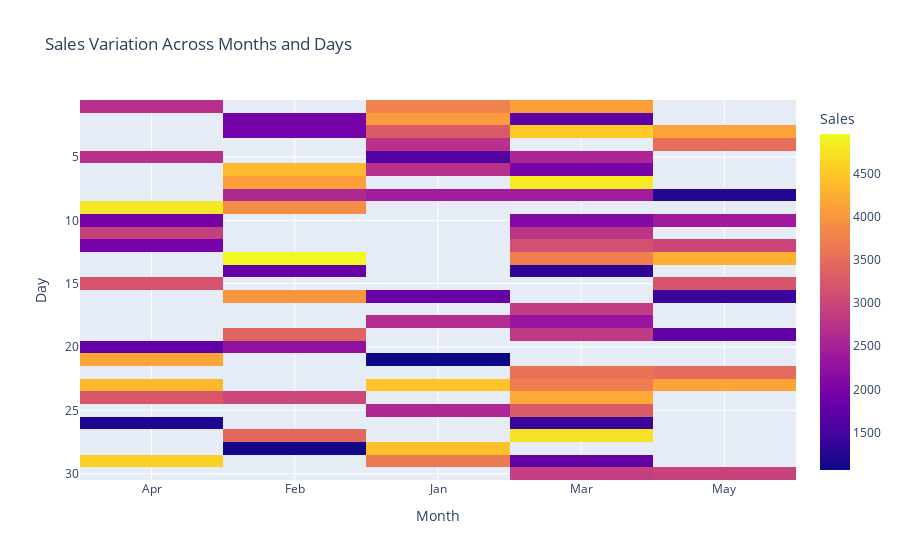

Here is the notebook cell this chart was saved with:
### Code cell
'''
Q3. Using the sales data, generate a heatmap to visualize the variation in sales across different months and
days.
np.random.seed(20)
data = {
    'Month': np.random.choice(['Jan', 'Feb', 'Mar', 'Apr', 'May'], 100),
    'Day': np.random.choice(range(1, 31), 100),
    'Sales': np.random.randint(1000, 5000, 100)
}
df = pd.DataFrame(data)
Answer:
    To generate a heatmap that visualizes the variation in sales across different months and days using the given sales data.
    performing using Plotly is as following:
'''
# Generate the dataset
np.random.seed(20)
data = {
    'Month': np.random.choice(["Jan", "Feb", "Mar", "Apr", "May"], 100),
    'Day': np.random.choice(range(1, 31), 100),
    'Sales': np.random.randint(1000, 5000, 100)
}
df = pd.DataFrame(data)

# Pivoting the data to create a matrix-like format suitable for heatmaps
heatmap_data = df.pivot_table(index="Day", columns="Month", values="Sales", aggfunc="mean")

# Creating the heatmap using Plotly
fig = px.imshow(heatmap_data, labels=dict(x="Month", y="Day", color="Sales"), 
                title="Sales Variation Across Months and Days")


'''
Insight:

    The heatmap is a visual tool that helps to quickly spot patterns or variations in sales across different months and days. 
    It uses color intensity to represent the magnitude of sales, making it easy to identify periods of higher or lower sales at a glance. 
    By grouping the data by days and months, the heatmap allows us to observe any temporal trends or anomalies in sales distribution over time. 
    Plotly adds interactivity, making the exploration of data points more dynamic and intuitive.
'''
fig.show()

### Figure 1 — Plotly figure (JSON) as saved in the notebook; plotly's stock layout.template omitted (floating-point values rounded to 4 significant figures; data arrays with more than 128 entries replaced by an {"elided": "..."} marker saying what was removed)
{"data": [{"coloraxis": "coloraxis", "hovertemplate": "Month: %{x}<br>Day: %{y}<br>Sales: %{z}<extra></extra>", "name": "0", "type": "heatmap", "x": ["Apr", "Feb", "Jan", "Mar", "May"], "xaxis": "x", "y": [1, 2, 3, 4, 5, 6, 7, 8, 9, 10, 11, 12, 13, 14, 15, 16, 17, 18, 19, 20, 21, 22, 23, 24, 25, 26, 27, 28, 29, 30], "yaxis": "y", "z": {"elided": "30x5 float values"}}], "layout": {"autosize": true, "coloraxis": {"colorbar": {"title": {"text": "Sales"}}, "colorscale": [[0, "#0d0887"], [0.1111, "#46039f"], [0.2222, "#7201a8"], [0.3333, "#9c179e"], [0.4444, "#bd3786"], [0.5556, "#d8576b"], [0.6667, "#ed7953"], [0.7778, "#fb9f3a"], [0.8889, "#fdca26"], [1, "#f0f921"]]}, "title": {"text": "Sales Variation Across Months and Days"}, "xaxis": {"anchor": "y", "autorange": true, "constrain": "domain", "domain": [0, 1], "range": [-0.5, 4.5], "scaleanchor": "y", "title": {"text": "Month"}, "type": "category"}, "yaxis": {"anchor": "x", "autorange": true, "constrain": "domain", "domain": [0, 1], "range": [30.5, 0.5], "title": {"text": "Day"}, "type": "linear"}}}
